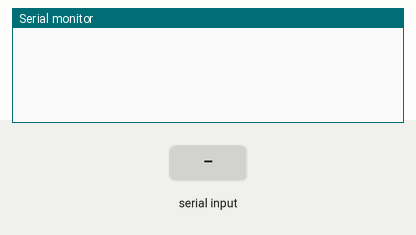
Recording of a sketch running on a simulated Arduino Uno, built with avr-gcc and run on an emulated ATmega328P. Parts: the last lines printed to the serial monitor. Inputs (shaded band) come from the test bench.

Above: at 1.2 s.
1.3 s: "0" received over Serial
At 2.5 s:
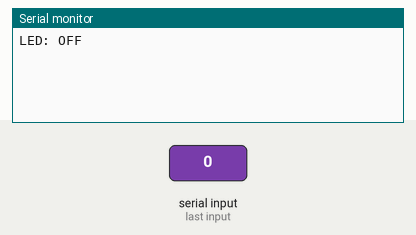
2.8 s: "1" received over Serial
At 3.6 s:
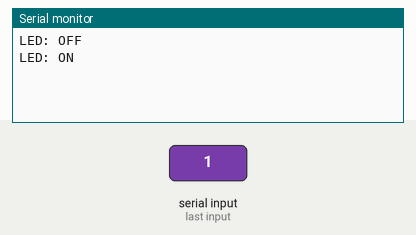

Measured:
- after the input at 1.3 s, the serial monitor: prints a new line at once (image 1)
- after the input at 2.8 s, the serial monitor: prints a new line at once (image 2)

The sketch:

HC-05_with_voltage_splitter.ino
```cpp
//#define ledPin 7
#include <SoftwareSerial.h>

int state = 0;
void setup() {
//  pinMode(ledPin, OUTPUT);
//  digitalWrite(ledPin, LOW);
  Serial.begin(38400); // Default communication rate of the Bluetooth module
}
void loop() {
  if(Serial.available() > 0){ // Checks whether data is comming from the serial port
    state = Serial.read(); // Reads the data from the serial port
 }
 if (state == '0') {
//  digitalWrite(ledPin, LOW); // Turn LED OFF
  Serial.println("LED: OFF"); // Send back, to the phone, the String "LED: ON"
  state = 0;
 }
 else if (state == '1') {
//  digitalWrite(ledPin, HIGH);
  Serial.println("LED: ON");;
  state = 0;
 }
}
```
